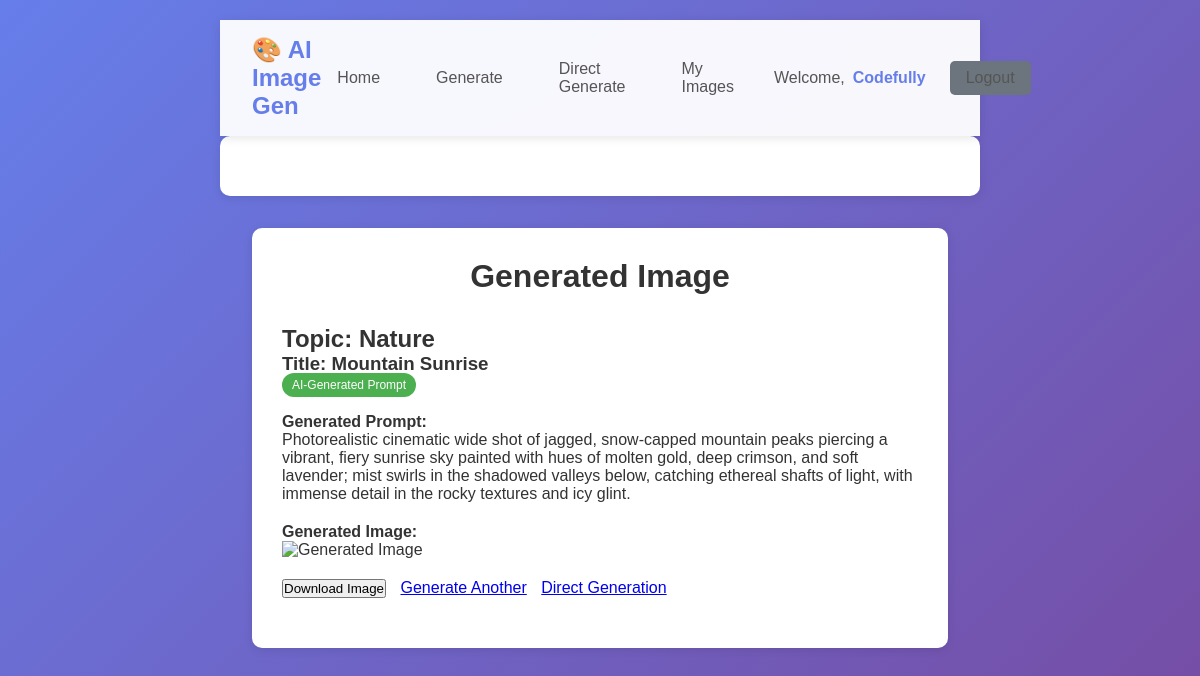
Screenshot of /generate/result/16/ (signed in) with the database file from the repository.
### generator/models.py (models this page shows, shortened)
class ImageGenerationTask(models.Model):
    user = models.ForeignKey(User, on_delete=models.CASCADE, related_name='generated_images')
    topic = models.CharField(max_length=200)
    title = models.CharField(max_length=200)
    generated_prompt = models.TextField()
    image_data = models.TextField(blank=True, null=True)  # Store base64 image data
    content_type = models.CharField(max_length=100, default='image/png')
    created_at = models.DateTimeField(auto_now_add=True)
    generation_type = models.CharField(
        max_length=20,
        default='automatic',
        choices=[('automatic', 'Automatic'), ('direct', 'Direct')]
    )
    class Meta:
        ordering = ['-created_at']  # Show newest first

### generator/views.py (the view)
# urls.py: path('generate/result/<int:task_id>/', views.result, name='result'),
@login_required
def result(request, task_id):
    try:
        task = ImageGenerationTask.objects.get(id=task_id, user=request.user)
    except ImageGenerationTask.DoesNotExist:
        messages.error(request, "Image not found or you don't have permission to view it.")
        return redirect('home')
    image_data = None
    if task.image_data:
        image_data = f"data:{task.content_type};base64,{task.image_data}"
    context = {
        'task': task,
        'image_data': image_data,
    }
    return render(request, 'generator/result.html', context)

### generator/templates/generator/result.html (shortened to what this page needs)
{% extends 'generator/base.html' %}
{% block content %}
<!DOCTYPE html>
<html>
<head>
</head>
<body>
    <h1>Generated Image</h1>
    <div>
        <h2>Topic: {{ task.topic }}</h2>
        <h3>Title: {{ task.title }}</h3>
        <div style="margin-bottom: 15px;">
            <span style="background: {% if task.generation_type == 'automatic' %}#4CAF50{% else %}#2196F3{% endif %};
                        color: white;
                        padding: 5px 10px;
                        border-radius: 15px;
                        font-size: 12px;">
                {% if task.generation_type == 'automatic' %}
                    AI-Generated Prompt
                {% else %}
                    Direct Prompt
                {% endif %}
            </span>
        </div>
        <div style="margin: 20px 0;">
            <strong>Generated Prompt:</strong>
            <p>{{ task.generated_prompt }}</p>
        </div>
        {% if image_data %}
            <div style="margin: 20px 0;">
                <strong>Generated Image:</strong><br>
                <img src="{{ image_data }}" alt="Generated Image" style="max-width: 512px; max-height: 512px;">
            </div>
            <div style="margin: 20px 0;">
                <button onclick="downloadImage()">Download Image</button>
                <a href="{% url 'index' %}" style="margin-left: 10px;">Generate Another</a>
                <a href="{% url 'direct_generate' %}" style="margin-left: 10px;">Direct Generation</a>
            </div>
        {% else %}
            <p>Image generation failed. Please try again.</p>
            <a href="{% url 'index' %}">Try Again</a>
        {% endif %}
    </div>
</body>
</html>
{% endblock %}

### generator/templates/generator/base.html (shortened to what this page needs)
<!DOCTYPE html>
<html lang="en">
<head>
</head>
<body>
    <nav class="navbar">
        <a href="{% url 'home' %}" class="logo">🎨 AI Image Gen</a>
        <div class="nav-links">
            <a href="{% url 'home' %}">Home</a>
            {% if user.is_authenticated %}
                <a href="{% url 'index' %}">Generate</a>
                <a href="{% url 'direct_generate' %}">Direct Generate</a>
                <a href="{% url 'dashboard' %}">My Images</a>
                <div class="user-info">
                    <span>Welcome,</span>
                    <span class="username">{{ user.username }}</span>
                </div>
                <a href="{% url 'logout' %}" class="btn btn-secondary">Logout</a>
            {% else %}
                <div class="auth-buttons">
                    <a href="{% url 'login' %}" class="btn btn-secondary">Login</a>
                    <a href="{% url 'signup' %}" class="btn btn-primary">Sign Up</a>
                </div>
            {% endif %}
        </div>
    </nav>
    <div class="messages container">
    </div>
    <main class="content">
        <div class="container">
            {% block content %}{% endblock %}
        </div>
    </main>
</body>
</html>

### generator/templates/generator/base.html (style rules this page uses)
* { margin: 0; padding: 0; box-sizing: border-box; }
body { font-family: 'Segoe UI', Tahoma, Geneva, Verdana, sans-serif; background: linear-gradient(135deg, #667eea 0%, #764ba2 100%); min-height: 100vh; color: #333; }
.navbar { background: rgba(255, 255, 255, 0.95); backdrop-filter: blur(10px); padding: 1rem 2rem; display: flex; justify-content: space-between; align-items: center; box-shadow: 0 2px 10px rgba(0,0,0,0.1); position: sticky; top: 0; z-index: 1000; }
.logo { font-size: 1.5rem; font-weight: bold; color: #667eea; text-decoration: none; }
.nav-links { display: flex; gap: 1.5rem; align-items: center; }
.nav-links a { color: #555; text-decoration: none; font-weight: 500; padding: 0.5rem 1rem; border-radius: 5px; transition: all 0.3s; }
.btn { padding: 0.5rem 1.5rem; border-radius: 25px; text-decoration: none; font-weight: 500; transition: all 0.3s; border: none; cursor: pointer; }
.btn-secondary { background: transparent; border: 2px solid #667eea; color: #667eea; }
.content { padding: 2rem; }
.messages { max-width: 600px; margin: 1rem auto; }
.container { max-width: 1200px; margin: 0 auto; padding: 0 1rem; }
.user-info { display: flex; align-items: center; gap: 0.5rem; color: #555; }
.username { font-weight: 600; color: #667eea; }

### generator/templates/generator/result.html (style rules this page uses)
body { font-family: Arial, sans-serif; max-width: 800px; margin: 0 auto; padding: 20px; background-color: #f5f5f5; }
.container { background: white; padding: 30px; border-radius: 10px; box-shadow: 0 2px 10px rgba(0,0,0,0.1); }
h1 { color: #333; text-align: center; margin-bottom: 30px; }
.btn { padding: 10px 20px; border: none; border-radius: 5px; cursor: pointer; text-decoration: none; display: inline-block; text-align: center; flex: 1; }
.btn-secondary { background-color: #6c757d; color: white; }

### rows the page displays
ImageGenerationTask: topic "Nature", title "Mountain Sunrise", generated_prompt "Photorealistic cinematic wide shot of jagged, snow-capped mountain peaks piercing a vibrant, fiery sunrise sky painted with hues of molten gold, deep crimson, and soft lavender; mist swirls in the shadowed valleys below, catching ethereal shafts of light, with immense detail in the rocky textures and icy glint."

### other values shown
{{ user.username }} "Codefully"
